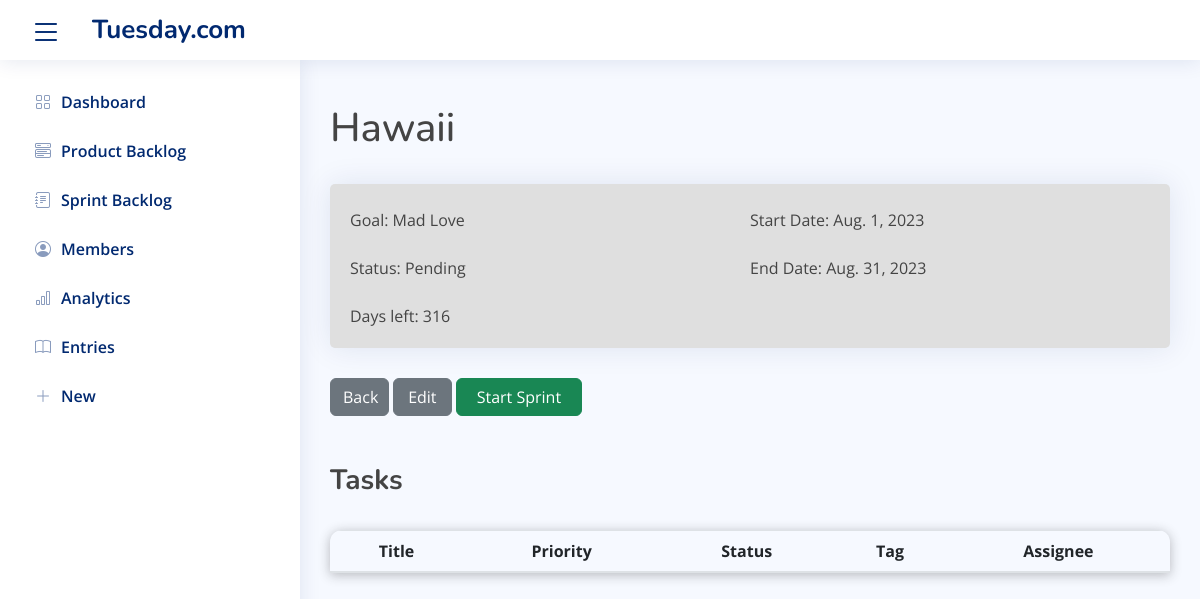
/sprints/sprint/49/, run on the app's committed database.
### sprints/models.py (models this page shows, shortened)
class Sprint(models.Model):
    PENDING = 'PE'
    ONGOING = 'ON'
    ENDED = 'EN'
    STATUS_LEVELS = [
        (PENDING, 'Pending'),
        (ONGOING, 'Ongoing'),
        (ENDED, 'Ended')
    ]
    title = models.CharField(max_length=50, unique=True)
    sprint_goal = models.TextField()
    status = models.CharField(max_length=20, choices=STATUS_LEVELS, default=PENDING)
    start_date = models.DateField(null=True, blank=True)
    end_date = models.DateField(null=True, blank=True)
    active = models.BooleanField(default=False)
    date_created = models.DateTimeField(default=timezone.now, editable=False)
    @property
    def days_left(self) -> int:
        today = date.today()
        days_left = self.end_date - today
        if days_left.days < 0:
            return 0
        return days_left.days

### sprints/views.py (the view)
# urls.py: path('sprint/<int:pk>/', SprintDetailView.as_view(), name='sprint-detail'),
class SprintDetailView(DetailView):
    model = Sprint
    def get_context_data(self, **kwargs):
        context = super(SprintDetailView, self).get_context_data(**kwargs)
        context['all_start_sprint'] = Sprint.objects.filter(status=Sprint.ONGOING).count
        context['PENDING'] = Sprint.PENDING
        context['ONGOING'] = Sprint.ONGOING
        context['ENDED'] = Sprint.ENDED
        return context

### sprints/templates/sprints/sprint_detail.html (shortened to what this page needs)
{% extends 'tasks/base.html' %}
{% block content %}
    <br>
  <div class="page-header">
    <h1 class="page-header">{{ sprint.title }}</h1>
  </div>
<br>
    <div class="card" style="width:100%; background-color: #DFDFDF;">
      <div class="card-body">
          <br>
        <div style="display: flex">
          <div style="flex:50%;">
              <p class="card-text">Goal: {{ sprint.sprint_goal }}</p>
          </div>
          <div style="flex:50%;">
            <p class="card-text">Start Date: {{ sprint.start_date }}</p>
          </div>
        </div>
        <br>
        <div style="display: flex">
          <div style="flex:50%;">
            <p class="card-text">Status: {{ sprint.get_status_display }}</p>
          </div>
          <div style="flex:50%;">
            <p class="card-text">End Date: {{sprint.end_date}}</p>
          </div>
        </div>
        <br>
        <div style="display: flex">
          <div style="flex:50%;">
            <p class="card-text">Days left: {{sprint.days_left}}</p>
          </div>
        </div>
      </div>
    </div>
    <a href="{% url 'sprint-list' %}" class="btn btn-secondary" style="width:7%;" data-inline="true">Back</a>
    {% if sprint.status == PENDING %}
            <a href="{%url 'sprint-update' sprint.pk %}" class="btn btn-secondary" style="width:7%;" data-inline="true">Edit</a>
            {% if all_start_sprint < 1 %}
                <a href="{%url 'start-end' sprint.id%}" class="btn btn-success" style="width:15%;" data-inline="true">Start Sprint</a>
            {% else %}
                <button type="button" class="btn btn-secondary" style="width:15%;" disabled>Start Sprint</button>
            {% endif %}
    {% elif sprint.status == ONGOING %}
        <a href="{% url 'start-end' sprint.id %}" class="btn btn-danger" style="width:15%;" data-inline="true">End Sprint</a>
        <a href="{% url 'entry-create' %}" class="btn btn-primary float-right" style="width:15%;" data-inline="true">Add Entry</a>
    {% endif %}
<div>
    <br>
    <br>
    <h3><b>Tasks</b></h3>
    <br>
    <table class= "table table-hover table-striped">
        <thead class="table_head">
            <tr>
                <th class="col1">Title</th>
                <th class="col2">Priority</th>
                <th class="col3">Status</th>
                <th class="col4">Tag</th>
                <th class="col5">Assignee</th>
             </tr>
        </thead>
    </table>
</div>
{% endblock %}

### tasks/static/css/productbacklog.css (style rules this page uses)
body { min-height: 100vh; min-height: -webkit-fill-available; }
html { height: -webkit-fill-available; }
table { position: relative; top: 17%; width:50%; border-collapse: collapse; border-spacing: 0; border-radius: 12px 12px 0 0; overflow: hidden; box-shadow: 0 2px 12px rgba(32,32,32,.3); background: #fafafa; text-align: center; padding: 0; }
tr { padding-top: 0; padding-bottom: 0; }

### tasks/static/assets/css/style.css (style rules this page uses)
:root { scroll-behavior: smooth; }
body { font-family: "Open Sans", sans-serif; background: #f6f9ff; color: #444444; }
a { color: #4154f1; text-decoration: none; }
h1, h2, h3, h4, h5, h6 { font-family: "Nunito", sans-serif; }
.card { margin-bottom: 30px; border: none; border-radius: 5px; box-shadow: 0px 0 30px rgba(1, 41, 112, 0.1); }
.card-body { padding: 0 20px 20px 20px; }

### data on the page
Sprint: title "Hawaii", sprint_goal "Mad Love", start_date "Aug. 1, 2023", status "Pending", end_date "Aug. 31, 2023", days_left "316"
